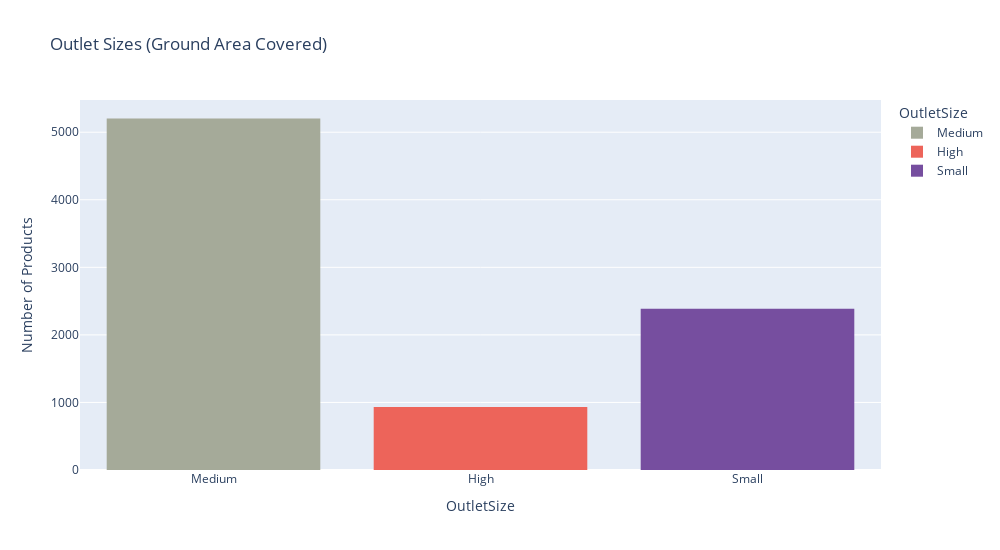

Notebook code cell kept with this figure:
### Code cell
# Visualizing the sizes of the outlets
out_size = px.histogram(
    df, 
    x='OutletSize',
    color='OutletSize',
    title='Outlet Sizes (Ground Area Covered)',
    color_discrete_sequence=px.colors.qualitative.Vivid_r,
    height=550, 
    width=1000,
)
out_size.update_layout(
    yaxis_title='Number of Products',
)
out_size.show()

### Figure 1 — Plotly figure (JSON) as saved in the notebook; plotly's stock layout.template omitted (floating-point values rounded to 4 significant figures; data arrays with more than 128 entries replaced by an {"elided": "..."} marker saying what was removed)
{"data": [{"alignmentgroup": "True", "bingroup": "x", "hovertemplate": "OutletSize=%{x}<br>count=%{y}<extra></extra>", "legendgroup": "Medium", "marker": {"color": "rgb(165, 170, 153)", "pattern": {"shape": ""}}, "name": "Medium", "offsetgroup": "Medium", "orientation": "v", "showlegend": true, "type": "histogram", "x": {"elided": "5203 str values"}, "xaxis": "x", "yaxis": "y"}, {"alignmentgroup": "True", "bingroup": "x", "hovertemplate": "OutletSize=%{x}<br>count=%{y}<extra></extra>", "legendgroup": "High", "marker": {"color": "rgb(237, 100, 90)", "pattern": {"shape": ""}}, "name": "High", "offsetgroup": "High", "orientation": "v", "showlegend": true, "type": "histogram", "x": {"elided": "932 str values"}, "xaxis": "x", "yaxis": "y"}, {"alignmentgroup": "True", "bingroup": "x", "hovertemplate": "OutletSize=%{x}<br>count=%{y}<extra></extra>", "legendgroup": "Small", "marker": {"color": "rgb(118, 78, 159)", "pattern": {"shape": ""}}, "name": "Small", "offsetgroup": "Small", "orientation": "v", "showlegend": true, "type": "histogram", "x": {"elided": "2388 str values"}, "xaxis": "x", "yaxis": "y"}], "layout": {"barmode": "relative", "height": 550, "legend": {"title": {"text": "OutletSize"}, "tracegroupgap": 0}, "title": {"text": "Outlet Sizes (Ground Area Covered)"}, "width": 1000, "xaxis": {"anchor": "y", "categoryarray": ["Medium", "High", "Small"], "categoryorder": "array", "domain": [0, 1], "title": {"text": "OutletSize"}}, "yaxis": {"anchor": "x", "domain": [0, 1], "title": {"text": "Number of Products"}}}}
